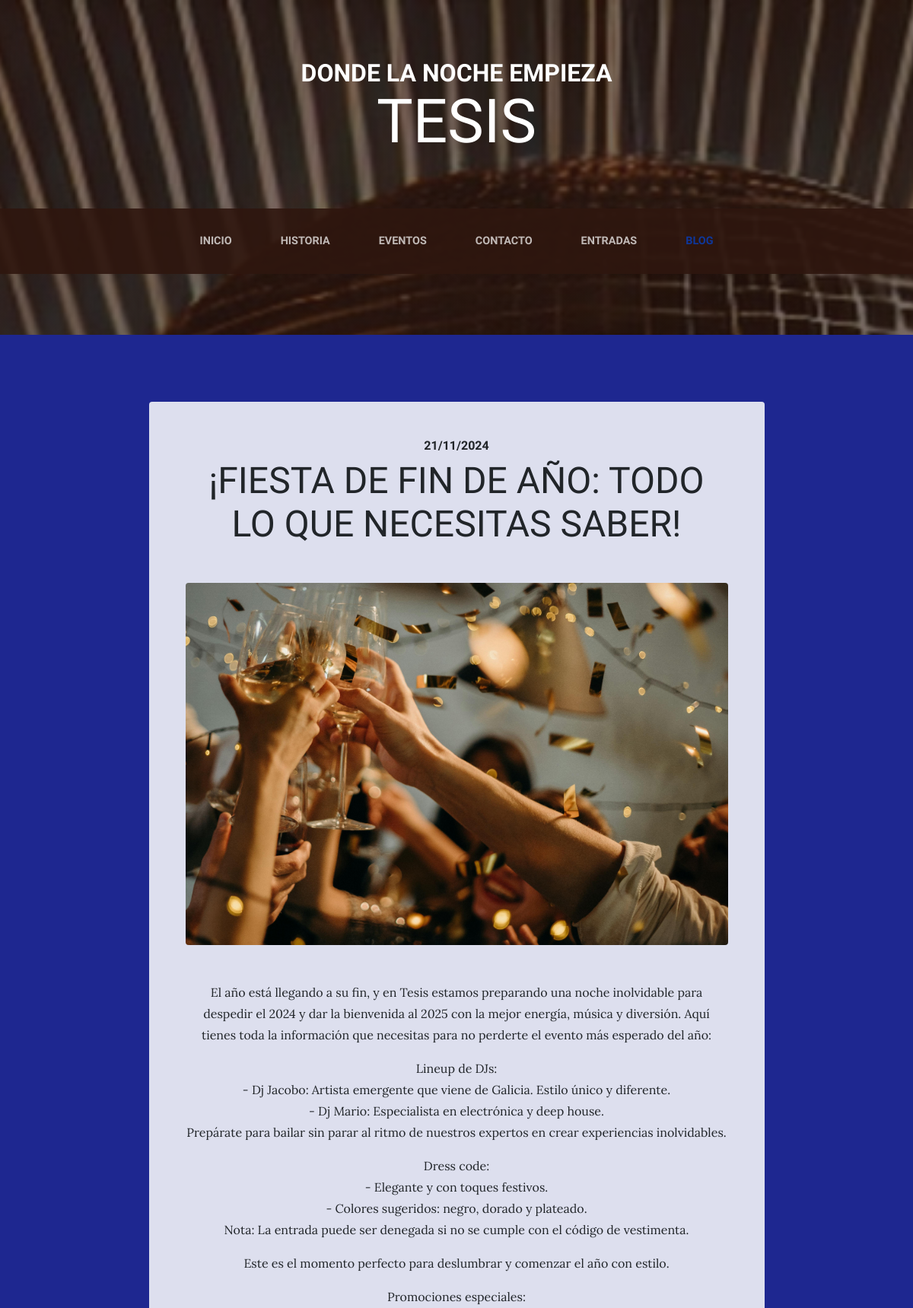
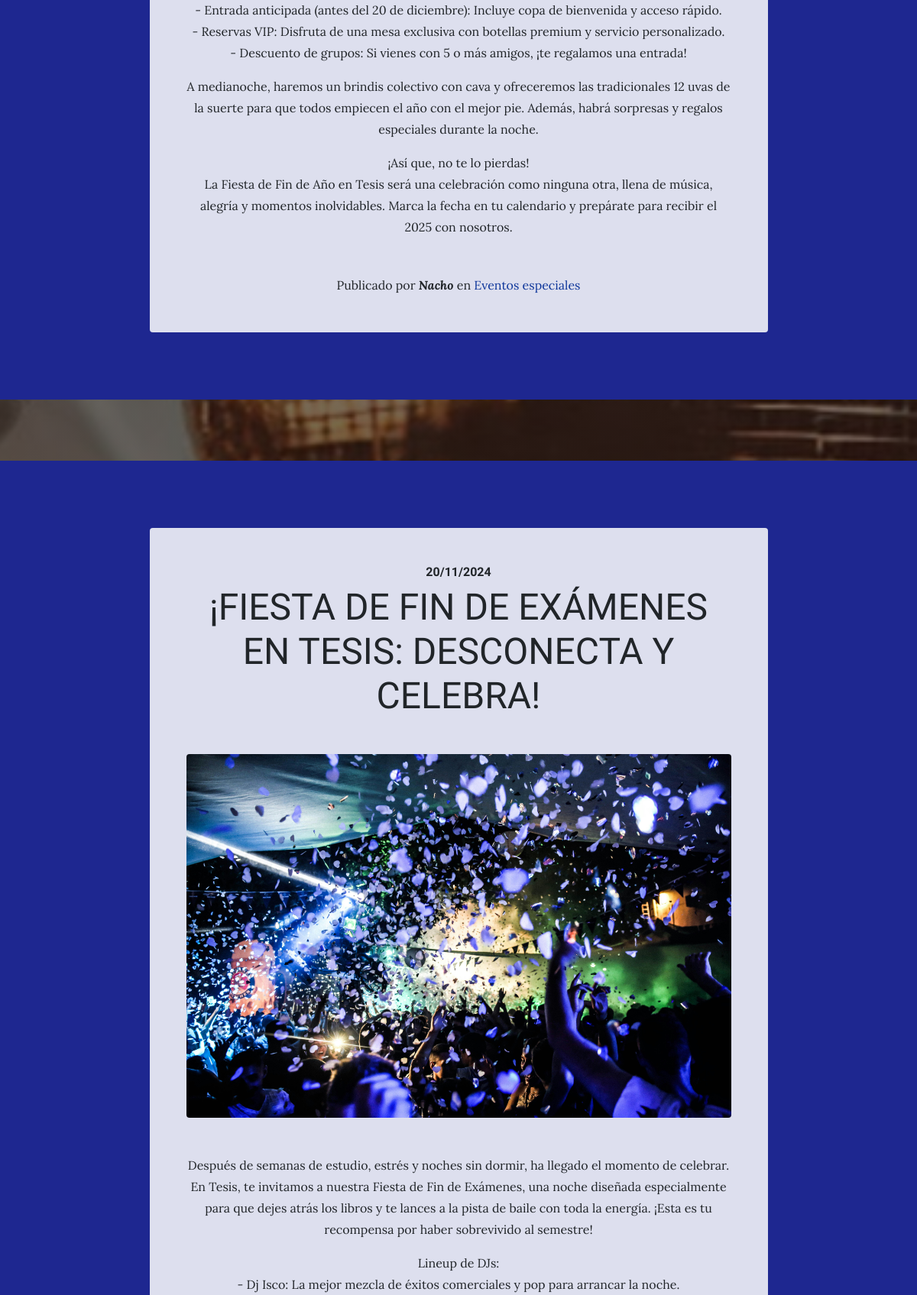
Screenshot of /blog/category/2 (upper part) with the database file from the repository (2 pictures, top to bottom).
### blog/models.py (models this page shows, shortened)
class Post(models.Model):
    title = models.CharField(max_length=200,
        verbose_name="Título")
    content = models.TextField(
        verbose_name="Contenido")
    published = models.DateTimeField(default=now,
        verbose_name="Fecha de publicación")
    image = models.ImageField(upload_to="blog", null=True, blank=True,
        verbose_name="Imagen")
    author = models.ForeignKey(User, on_delete=models.CASCADE,
        verbose_name="Autor")
    categories = models.ManyToManyField(Category,
        verbose_name="Categorías", related_name='get_posts')
    created = models.DateTimeField(auto_now_add=True,
        verbose_name="Fecha de creación")
    updated = models.DateTimeField(auto_now=True,
        verbose_name="Fecha de edición")
    class Meta:
        verbose_name = "entrada"
        verbose_name_plural = "entradas"

class Category(models.Model):
    name = models.CharField(max_length=100,
        verbose_name="Nombre")
    created = models.DateTimeField(auto_now_add=True,
        verbose_name="Fecha de creación")
    updated = models.DateTimeField(auto_now=True,
        verbose_name="Fecha de edición")
    class Meta:
        verbose_name = "categoría"
        verbose_name_plural = "categorías"

### blog/views.py (the view)
# urls.py: path('category/<int:category_id>', views.category, name='category')
def category(request, category_id):
    category = get_object_or_404(Category, id=category_id)
    return render(request, "blog/category.html",
{'category':category})

### pages/templatetags/pages_extras.py (called while the page is built)
@register.simple_tag
def get_page_list():
    pages = Page.objects.all()
    return pages

### social/processors.py (called while the page is built)
def ctx_dict(request):
    ctx = {}
    links = Link.objects.all()
    for link in links:
        ctx[link.key] = link.url
    return ctx

### blog/templates/blog/category.html (shortened to what this page needs)
{% extends 'core/base.html' %}
{% load static %}
{% block content %}
    {% for post in category.get_posts.all %}
    <section class="page-section cta">
        <div class="container">
            <div class="row">
                <div class="col-xl-9 mx-auto">
                    <div class="cta-innerv text-center rounded">
                    <h2 class="section-heading mb-5">
                        <span class="section-heading-upper">
                            {{post.published|date:"SHORT_DATE_FORMAT"}}</span>
                        <span class="section-heading-lower">
                            {{post.title}}</span>
                    </h2>
                    <p class="mb-0">
                        <img class="product-item-img mx-auto d-flex rounded img-fluid mb-3"
           src="{{ post.image.url }}" alt="{{ post.title }}">
                    </p>
                    <p class="mb-0 mbt">{{post.content|linebreaks}}</p>
                    <p class="mb-0 mbt">
                        <span class="section-heading-under">
                            Publicado por <em><b>{{post.author}}</b></em>
                            en
                            {% for category in post.categories.all %}
                                <a href="{% url 'category' category.id %}" class="link">
                            {{category.name}}</a>
                            {% endfor %}
                        </span>
                    </p>
                    </div>
                </div>
            </div>
        </div>
    </section>
    {% endfor %}
{% endblock %}

### core/static/core/css/business-casual.css (style rules this page uses)
body { font-family: 'Lora'; background: linear-gradient(rgba(47, 23, 15, 0.65), rgba(47, 23, 15, 0.65)), url("../img/bg2.jpg"); background-attachment: fixed; background-position: center; background-size: cover; }
h1, h2, h3, h4, h5, h6 { font-family: 'Raleway'; }
p { line-height: 1.75; }
.page-section { margin-top: 5rem; margin-bottom: 5rem; }
.section-heading { text-transform: uppercase; }
.section-heading .section-heading-upper { display: block; font-size: 1rem; font-weight: 800; padding-bottom:.5rem; }
.section-heading .section-heading-lower { display: block; font-size: 3rem; font-weight: 100; }
.cta { padding-top: 5rem; padding-bottom: 5rem; background-color: rgb(30, 39, 144) }
.cta .cta-innerv { position: relative; padding: 3rem; margin: 0.5rem; background-color: rgba(255, 255, 255, 0.85); }
.mbt { padding-top: 2rem; }
a.link { color: #0f379b; }

### rows the page displays
Post: published "21/11/2024", title "¡FIESTA DE FIN DE AÑO: TODO LO QUE NECESITAS SABER!", image (picture), content "El año está llegando a su fin, y en Tesis estamos preparando una noche inolvidable para despedir el 2024 y dar la bienvenida al 2025 con la mejor energía, música y diversión. Aquí tienes toda la información que necesitas para no perderte el evento más esperado del año: Lineup de DJs: - Dj Jacobo: Artista emergente que viene de Galicia. Estilo único y diferente. - Dj Mario: Especialista en electrónica y deep house. Prepárate para bailar sin parar al ritmo de nuestros expertos en crear experiencias inolvidables. Dress code: - Elegante y con toques festivos. - Colores sugeridos: negro, dorado y plateado. Nota: La entrada puede ser denegada si no se cumple con el código de vestimenta. Este es…", author "Nacho"
Category: name "Eventos especiales"
Post: published "20/11/2024", title "¡FIESTA DE FIN DE EXÁMENES EN TESIS: DESCONECTA Y CELEBRA!", image (picture), content "Después de semanas de estudio, estrés y noches sin dormir, ha llegado el momento de celebrar. En Tesis, te invitamos a nuestra Fiesta de Fin de Exámenes, una noche diseñada especialmente para que dejes atrás los libros y te lances a la pista de baile con toda la energía. ¡Esta es tu recompensa por haber sobrevivido al semestre! Lineup de DJs: - Dj Isco: La mejor mezcla de éxitos comerciales y pop para arrancar la noche."
